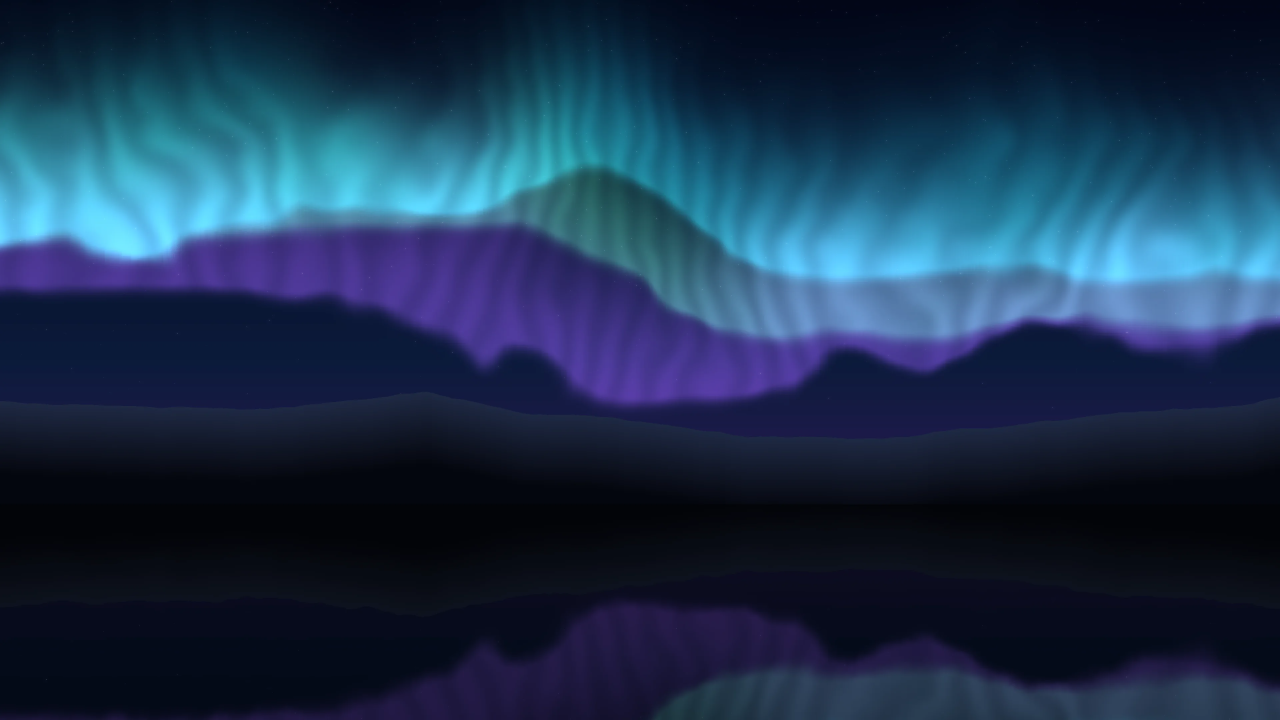
#> input picture akaa-flix-launcher/design-assets/legacy-wallpapers/wp_aurora_night.webp, 3840 x 2160 px, given in place of logo_full.png, which was not available (shown at 1/3 size)
$ python generate_brand_assets.py ../design-assets/legacy-wallpapers ../design-assets/legacy-wallpapers/wp_dusk_lake.webp ../design-assets/legacy-wallpapers/wp_dusk_lake.webp
#> lines starting #> are read from the running program, lines starting #| are printed output that depends on the picture
"""Builds launcher brand assets from the approved reference images (docs/reference/).

Usage: python3 tools/generate_brand_assets.py <ref_dir> <work_dir> <project_dir>
  ref_dir  : folder with img-000.jpg … img-007.jpg (the PDF images; see docs/reference for named copies)
  work_dir : must contain logo_full.png produced by tools/extract_logo.py
Requires numpy + Pillow.
"""
import sys, os, numpy as np
from PIL import Image, ImageDraw, ImageFilter
REF, OUT, P = sys.argv[1], sys.argv[2], sys.argv[3]
def mk(p): os.makedirs(p, exist_ok=True); return p
core_nodpi = mk(f'{P}/launcher-core/src/main/res/drawable-nodpi')
wp_raw = mk(f'{P}/wallpaper-engine/src/main/res/raw')
app_res = f'{P}/app/src/main/res'

# 1. Logo
logo = Image.open(f'{OUT}/logo_full.png')
#> logo is the input picture: PIL image 3840x2160 RGB; mean R, G, B 26.8, 49.3, 77
w = 1400; logo.resize((w, int(logo.height * w / logo.width)), Image.LANCZOS).save(f'{core_nodpi}/akaa_logo.webp', 'WEBP', quality=90, method=6)

# 2. Header pyramid art (All Apps reference, clean region left of title) with feathered alpha
src0 = Image.open(f'{REF}/img-000.jpg').convert('RGB')
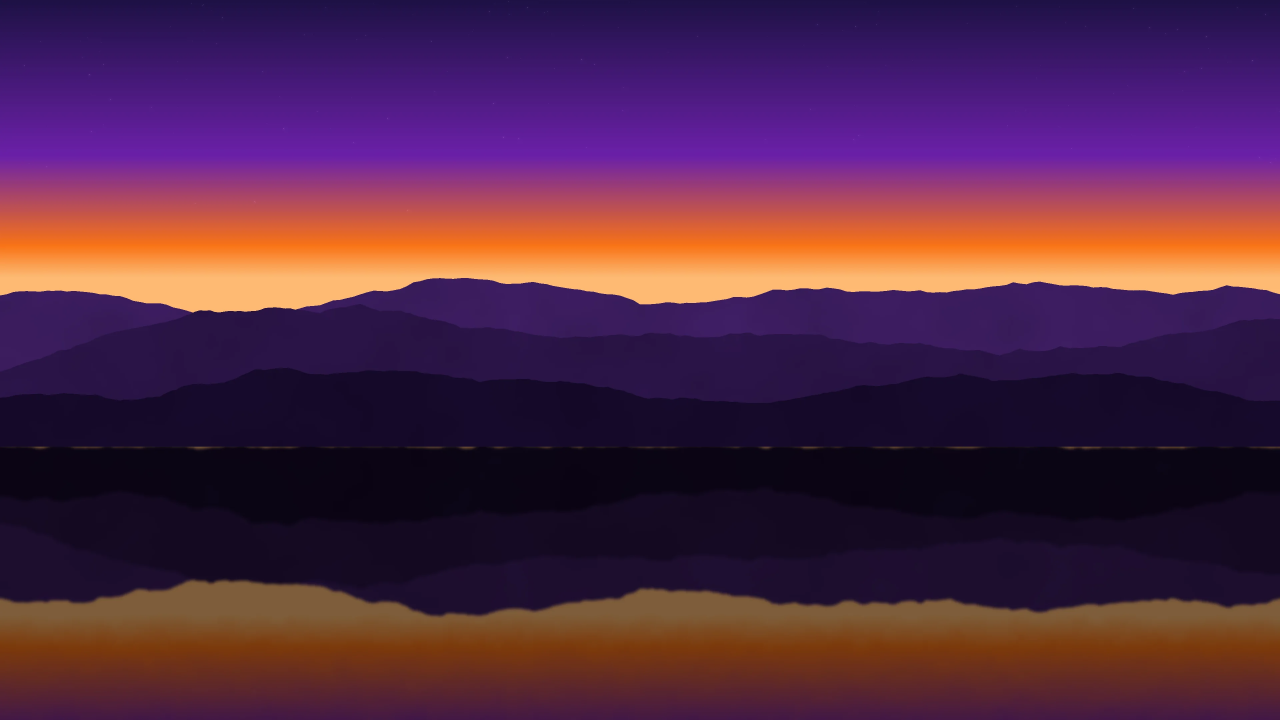
#> input picture akaa-flix-launcher/design-assets/legacy-wallpapers/wp_dusk_lake.webp, 3840 x 2160 px, given in place of img-000.jpg, which was not available (shown at 1/3 size)
#> src0 is the input picture: PIL image 3840x2160 RGB; mean R, G, B 83.4, 40.3, 70.4
hdr = src0.crop((262, 0, 698, 152)).resize((872, 304), Image.LANCZOS)
hw, hh = hdr.size
#> hw = 872; hh = 304
yy, xx = np.mgrid[0:hh, 0:hw].astype(np.float32)
fx = np.clip(xx / (hw * 0.12), 0, 1) * np.clip((hw - xx) / (hw * 0.30), 0, 1)
fy = np.clip((hh - yy) / (hh * 0.30), 0, 1)
alpha = (np.sqrt(fx * fy) ** 1.2 * 255).astype(np.uint8)
hdr.putalpha(Image.fromarray(alpha)); hdr.save(f'{core_nodpi}/header_pyramid.webp', 'WEBP', quality=88, method=6)
#> after `hdr.putalpha(Image.fromarray(alpha))`:
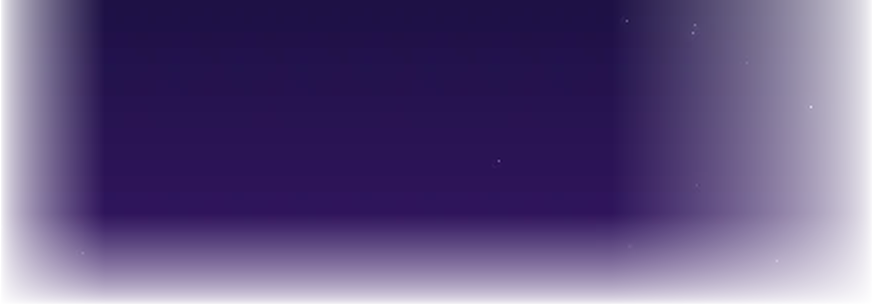
#> hdr: PIL image 872x304 RGBA; mean R, G, B, A 41.8, 19.5, 84.8, 190.7; transparent parts drawn white
#> after `hdr.putalpha(Image.fromarray(alpha))`:
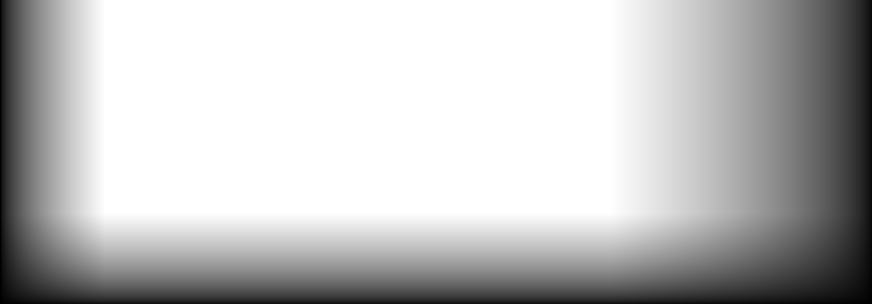
#> alpha: shape (304, 872); min 0, max 255, mean 190.7

# 3. Remote decor (home bottom-right) with elliptical feather
src2 = Image.open(f'{REF}/img-002.jpg').convert('RGB')
rem = src2.crop((1318, 768, 1672, 941)).resize((708, 346), Image.LANCZOS)
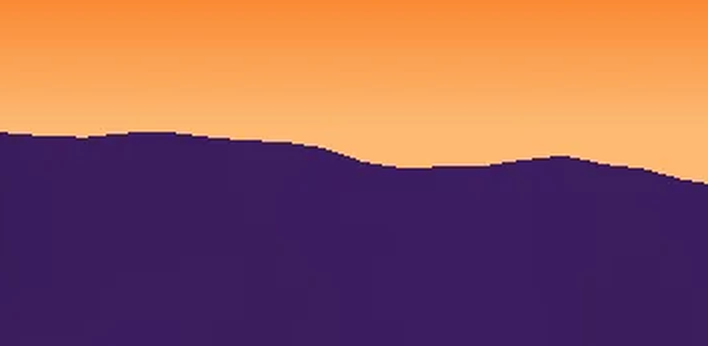
#> rem: PIL image 708x346 RGB; mean R, G, B 144.1, 89, 92.3
rw, rh = rem.size
#> rw = 708; rh = 346
yy, xx = np.mgrid[0:rh, 0:rw].astype(np.float32)
d = np.sqrt(((xx - rw * 0.55) / (rw * 0.50)) ** 2 + ((yy - rh * 0.55) / (rh * 0.52)) ** 2)
a = np.clip((1.0 - d) / 0.28, 0, 1) ** 1.3
lum = np.asarray(rem, np.float32).max(axis=2) / 255.0
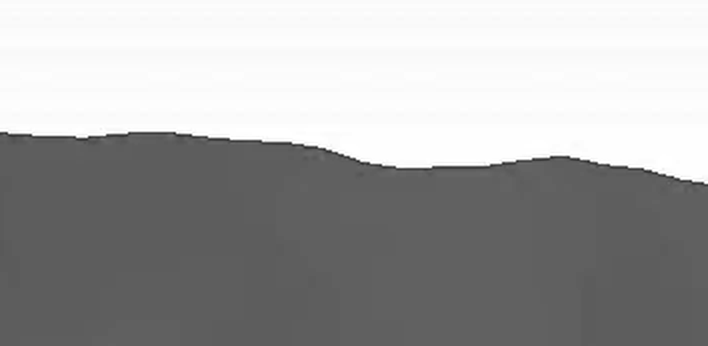
#> lum: shape (346, 708) float32; min 0.118, max 1, mean 0.641
a = a * np.clip(lum * 2.2, 0.0, 1.0)  # dark areas fade so it blends on any wallpaper
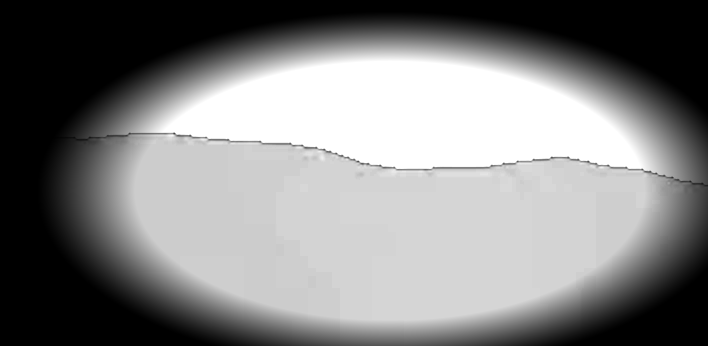
#> a: shape (346, 708) float32; min 0, max 1, mean 0.511
rem.putalpha(Image.fromarray((a * 255).astype(np.uint8))); rem.save(f'{core_nodpi}/home_remote_decor.webp', 'WEBP', quality=85, method=6)
#> after `rem.putalpha(Image.fromarray((a * 255).astype(np.uint8)))`:
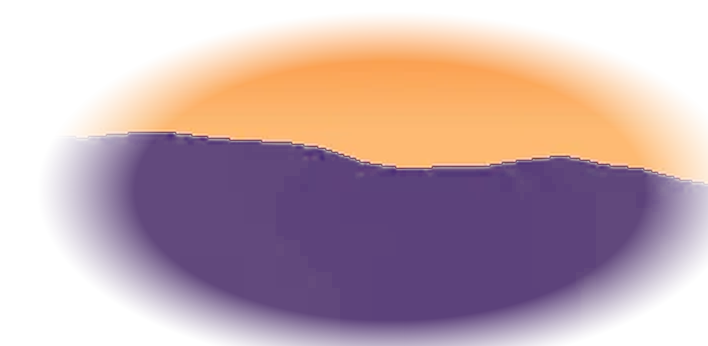
#> rem: PIL image 708x346 RGBA; mean R, G, B, A 144.1, 89, 92.3, 129.9; transparent parts drawn white

# 4. App icon art from reference (rounded square)
#> (the run stopped early here; a loop or call above may not have finished)
